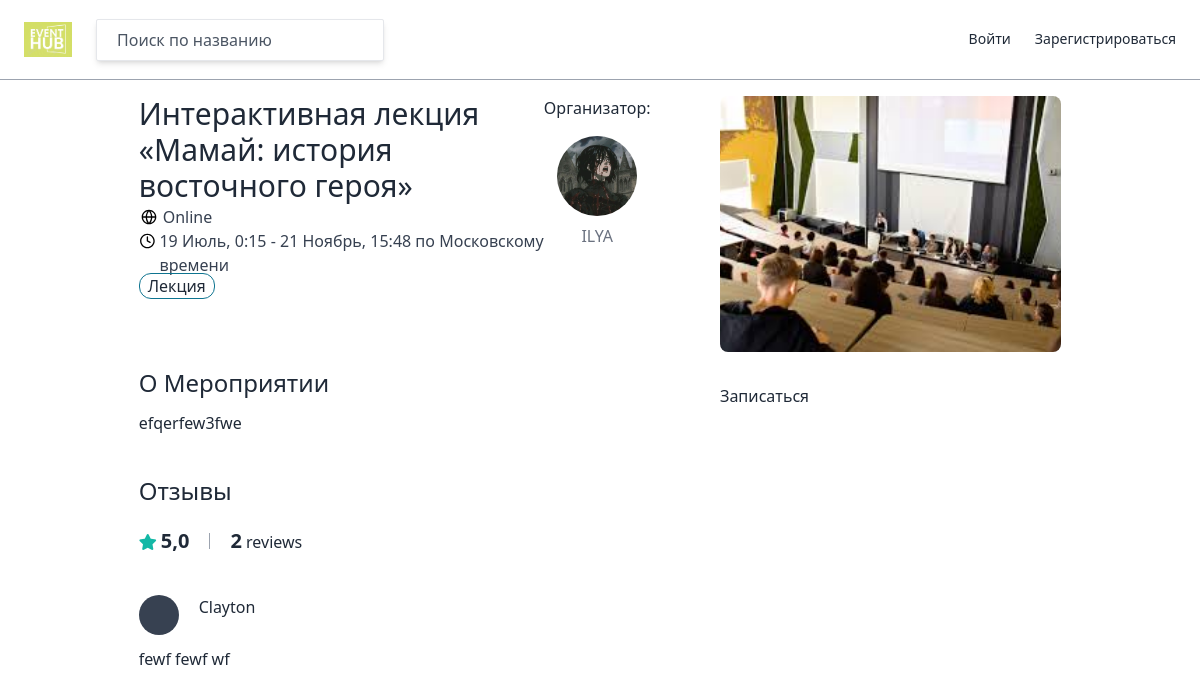
The page /event/26/ on the database its author committed.
### events/models.py (models this page shows, shortened)
class Event(core_models.TimeStampedModel):
    class Meta:
        verbose_name = 'Мероприятие'
        verbose_name_plural = 'Мероприятия'
    title = models.CharField(max_length=100, verbose_name="название")
    description = models.TextField(blank=True, null=True, verbose_name="описание")
    online = models.BooleanField(default=True, verbose_name="онлайн")
    city = models.CharField(max_length=60, null=True, verbose_name="город")
    street = models.CharField(blank=True, null=True, max_length=100, verbose_name="улица")
    time_start = models.DateTimeField(verbose_name="время начала")
    time_end = models.DateTimeField(blank=True, null=True, verbose_name="время конца")
    tags = models.ManyToManyField("Tag", related_name="events", blank=True, verbose_name="теги")
    participants = models.ManyToManyField(
        User, related_name="events", blank=True, verbose_name="участники")
    preview = models.ImageField(upload_to="event_photo", blank=True, null=True, verbose_name="превью")
    host = models.ForeignKey(User, on_delete=models.CASCADE, null=True, verbose_name="организатор")
    def review_sum(self):
        reviews = EventUserRating.objects.filter(event_id=self.pk)
        summ = 0
        for r in reviews:
            summ += r.rating
        count = 1 if reviews.count() == 0 else reviews.count()
        return round(summ/count, 2)

class Tag(core_models.TimeStampedModel):
    class Meta:
        verbose_name = 'Тег'
        verbose_name_plural = 'Теги'
    title = models.CharField(max_length=30, verbose_name="название")

class EventUserRating(models.Model):
    class Meta:
        verbose_name = 'Оценка'
        verbose_name_plural = 'Оценки'
    event = models.ForeignKey(
        Event, on_delete=models.CASCADE, related_name="reviews", null=True, verbose_name="мероприятие")
    user = models.ForeignKey(
        User, on_delete=models.CASCADE, related_name="reviews", null=True, verbose_name="пользователь")
    rating = models.IntegerField(default=1, verbose_name="оценка")
    text = models.TextField(blank=True, null=True, verbose_name="комментарий")
    show = models.BooleanField(default=False)

### users/models.py (models this page shows)
class User(AbstractUser):
    GENDER_MALE = "male"
    GENDER_FEMALE = "female"
    GENDER_OTHER = "other"
    GENDER_CHOICES = (
        (GENDER_MALE, "Male"),
        (GENDER_FEMALE, "Female"),
        (GENDER_OTHER, "Other"),
    )
    LANGUAGE_ENGLISH = "en"
    LANGUAGE_RUSSIAN = "ru"
    LANGUAGE_CHOICES = (
        (LANGUAGE_ENGLISH, "English"),
        (LANGUAGE_RUSSIAN, "Russian"),
    )
    avatar = models.ImageField(blank=True, upload_to="users_photos", verbose_name="аватар")
    gender = models.CharField(choices=GENDER_CHOICES,
                              max_length=10, blank=True, verbose_name="пол")
    bio = models.TextField(blank=True, verbose_name="краткая информация")
    birthdate = models.DateField(blank=True, null=True, verbose_name="дата рождения")
    language = models.CharField(
        choices=LANGUAGE_CHOICES, max_length=2, blank=True, default="Russian", verbose_name="язык")
    superhost = models.BooleanField(default=False, verbose_name="организатор")
    def get_absolute_url(self):
        return reverse("users:profile", kwargs={"pk": self.pk})

### events/views.py (the view)
# urls.py: path('event/<int:pk>/', views.EventDetailView.as_view(), name="detail"),
class EventDetailView(View):
    def get(self, request, pk):
        flag = False
        review_flag = False
        event = models.Event.objects.get(pk=pk)
        try:
            user = User.objects.get(pk=request.user.pk)
            if user in event.participants.all():
                flag = True
            if event.time_end < timezone.now() and event in user.events.all():
                review_flag = True
        except Exception:
            pass
        return render(request, "events/detail.html", context={
            "event": event,
            "flag": flag,
            "review_flag": review_flag,
            "reviews": event.reviews.filter(show=True)
        })

### templates/events/detail.html (shortened to what this page needs)
{% extends "base.html" %}
{% block content %}
    <div class="container mx-auto flex justify-around pb-56">
        <div class="w-1/2">
            <div class="flex justify-between">
                <div class="mb-5">
                    <h4 class="text-3xl font-medium mb-px">{{event.title}}</h4>
                    <div class="flex flex-col">
                        {% if event.online %}
                            <div class="flex flex-row">
                                <span class="text-gray-700 font-light ml-1">Online</span>
                            </div>
                        {% endif %}
                        <div class="flex flex-row">
                            <span class="text-gray-700 font-light ml-1">
                                {{event.time_start|date:"j F, G:i"}} - {{event.time_end|date:"j F, G:i по Московскому времени"}}
                            </span>
                        </div>
                    </div>
                </div>
                <div class="flex flex-col">
                    <span class="mb-4">Организатор:</span>
                    <a href="{{event.host.get_absolute_url}}" class="flex flex-col items-center">
                        {% include "mixins/user_avatar.html" with user=event.host %}
                        <span class="mt-2 text-gray-500">{{event.host.first_name}}</span>
                    </a>
                </div>
            </div>
            <div class="flex flex-wrap -mt-8">
                {% for tag in event.tags.all %}
                <div class="border border-cyan-700 rounded-xl mt-2 mb-1 px-2 mr-1">
                    {{tag.title}}
                </div>
                {% endfor %}
            </div>
            <div class="mt-16">
                <span class="text-2xl">
                    О Мероприятии
                </span>
                <p class="mt-3">
                    {{event.description|linebreaks}}
                </p>
            </div>
            <div class="mt-10">
                <h4 class="font-medium text-2xl mb-5">Отзывы</h4>
                <div class="flex items-center">
                    <div>
                        <i class="fas fa-star text-teal-500"></i>
                        <span class="font-bold text-xl">{{ event.review_sum }}</span>
                    </div>
                    <div>
                        <span class="font-bold text-xl">{{event.reviews.count}}</span>
                        <span>review{{event.reviews.count|pluralize}}</span>
                    </div>
                </div>
                <div class="mt-10">
                    {% for review in reviews  %}
                        <div class="border-section">
                            <div class="mb-3 flex">
                                <div>
                                    {% include "mixins/user_avatar.html" with user=event.user h_and_w='w-10 h-10' text='text-xl' %}
                                </div>
                                <div class="flex flex-col ml-5">
                                    <span class="font-medium">{{review.user.first_name}}</span>
                                </div>
                            </div>
                            <p>{{review.text}}</p>
                        </div>
                    {% endfor %}
                </div>
            </div>
        </div>
        <div class="flex flex-col -ml-8 w-1/3">
            <div class="w-full h-64 bg-center bg-cover mb-8 rounded-lg" style="background-image: url({{ event.preview.url }})"></div>
            <div class="w-full">
                {% if event.host == user %}
                    <a href="{% url 'events:update' event.pk %}" class="btn-link block">Изменить мероприятие</a>
                    <a href="{% url 'events:delete' event.pk %}" class="mt-2 bg-red-500 btn-link block">Удалить мероприятие</a>
                {% else %}
                    {% if flag %}
                        <a href="{% url 'events:reg' event.pk %}" class="btn-link block">Отменить запись</a>
                    {% else %}
                        <a href="{% url 'events:reg' event.pk %}" class="btn-link block">Записаться</a>
                    {% endif %}
                {% endif %}
            </div>
        </div>
    </div>
{% endblock %}

### templates/mixins/user_avatar.html (shortened to what this page needs)
{% if user.avatar %}
    <div class="{{h_and_w|default:'h-20 w-20'}} rounded-full bg-cover" style="background-image: url({{user.avatar.url}});">
{% else %}
    <div class="{{h_and_w|default:'h-20 w-20'}} bg-gray-700 rounded-full text-white flex justify-center items-center overflow-hidden">
    {% endif %}
</div>

### rows shown on the page
Event: title "Интерактивная лекция «Мамай: история восточного героя»", time_start "19 Июль, 0:15", time_end "21 Ноябрь, 15:48 по Московскому времени", host.first_name "ILYA", description "efqerfew3fwe", review_sum "5,0", reviews.count "2", preview (picture)
User: avatar (picture)
Tag: title "Лекция"
EventUserRating: user.first_name "Clayton", text "fewf fewf wf"
